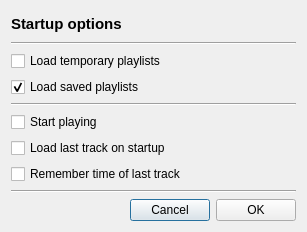
<?xml version="1.0" encoding="UTF-8"?>
<ui version="4.0">
 <class>GUI_StartupDialog</class>
 <widget class="QDialog" name="GUI_StartupDialog">
  <property name="geometry">
   <rect>
    <x>0</x>
    <y>0</y>
    <width>307</width>
    <height>232</height>
   </rect>
  </property>
  <property name="sizePolicy">
   <sizepolicy hsizetype="Fixed" vsizetype="Fixed">
    <horstretch>0</horstretch>
    <verstretch>0</verstretch>
   </sizepolicy>
  </property>
  <property name="windowTitle">
   <string>Startup options</string>
  </property>
  <layout class="QGridLayout" name="gridLayout">
   <item row="9" column="0">
    <widget class="QCheckBox" name="cb_remember_time">
     <property name="text">
      <string>Remember time of last track</string>
     </property>
    </widget>
   </item>
   <item row="0" column="0">
    <widget class="QLabel" name="lab_title">
     <property name="font">
      <font>
       <pointsize>11</pointsize>
       <weight>75</weight>
       <bold>true</bold>
      </font>
     </property>
     <property name="text">
      <string>Startup options</string>
     </property>
    </widget>
   </item>
   <item row="3" column="0">
    <widget class="QCheckBox" name="cb_load_temporary_playlists">
     <property name="text">
      <string>Load temporary playlists</string>
     </property>
    </widget>
   </item>
   <item row="6" column="0">
    <widget class="QCheckBox" name="cb_start_playing">
     <property name="text">
      <string>Start playing</string>
     </property>
    </widget>
   </item>
   <item row="1" column="0" colspan="3">
    <widget class="Line" name="line">
     <property name="orientation">
      <enum>Qt::Horizontal</enum>
     </property>
    </widget>
   </item>
   <item row="11" column="0" colspan="3">
    <widget class="Line" name="line_2">
     <property name="orientation">
      <enum>Qt::Horizontal</enum>
     </property>
    </widget>
   </item>
   <item row="5" column="0" colspan="3">
    <widget class="Line" name="line_3">
     <property name="orientation">
      <enum>Qt::Horizontal</enum>
     </property>
    </widget>
   </item>
   <item row="12" column="0" colspan="3">
    <layout class="QHBoxLayout" name="horizontalLayout">
     <item>
      <spacer name="horizontalSpacer">
       <property name="orientation">
        <enum>Qt::Horizontal</enum>
       </property>
       <property name="sizeHint" stdset="0">
        <size>
         <width>40</width>
         <height>20</height>
        </size>
       </property>
      </spacer>
     </item>
     <item>
      <widget class="QPushButton" name="btn_cancel">
       <property name="text">
        <string>Cancel</string>
       </property>
      </widget>
     </item>
     <item>
      <widget class="QPushButton" name="btn_ok">
       <property name="text">
        <string>OK</string>
       </property>
      </widget>
     </item>
    </layout>
   </item>
   <item row="8" column="0">
    <widget class="QCheckBox" name="cb_load_last_track">
     <property name="text">
      <string>Load last track on startup</string>
     </property>
    </widget>
   </item>
   <item row="4" column="0">
    <widget class="QCheckBox" name="cb_load_saved_playlists">
     <property name="text">
      <string>Load saved playlists</string>
     </property>
     <property name="checked">
      <bool>true</bool>
     </property>
    </widget>
   </item>
  </layout>
 </widget>
 <resources/>
 <connections>
  <connection>
   <sender>btn_cancel</sender>
   <signal>clicked()</signal>
   <receiver>GUI_StartupDialog</receiver>
   <slot>close()</slot>
   <hints>
    <hint type="sourcelabel">
     <x>163</x>
     <y>185</y>
    </hint>
    <hint type="destinationlabel">
     <x>153</x>
     <y>104</y>
    </hint>
   </hints>
  </connection>
 </connections>
</ui>
